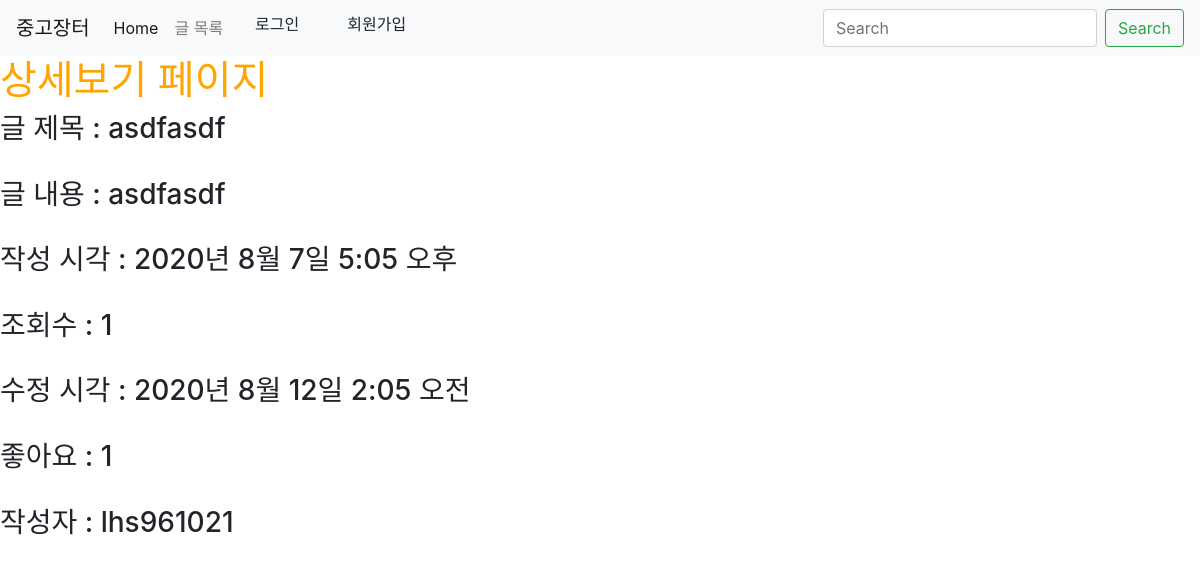
The app's page /posts/show/2 with its own data.
### posts/models.py (models this page shows)
class Post(models.Model):
    title = models.CharField(max_length=50, null=False)
    content = models.TextField()
    view_count = models.IntegerField(default=0)
    created_at = models.DateTimeField(auto_now_add = True)
    updated_at = models.DateTimeField(auto_now = True)
    image = models.ImageField(upload_to='images/', null=True)
    like = models.IntegerField(default=0)
    user = models.ForeignKey(User, on_delete = models.CASCADE, null=True)

### posts/views.py (the view)
# urls.py: path('show/<int:id>', show, name="show"),
def show(request, id):
    post = Post.objects.get(pk=id)
    post.view_count += 1
    B = post.like
    B = B + 1
    post.like = B
    post.save()
    return render(request, 'posts/show.html', {'post': post})

### posts/templates/posts/show.html (shortened to what this page needs)
{% extends 'base.html' %}
{% load static %}
{% block content %}
{% include 'shared/_navbar.html' %}
    <h1>상세보기 페이지</h1>
    <h3>글 제목 : {{ post.title }} </h3><br>
    <h3>글 내용 : {{ post.content }} </h3><br>
    <h3>작성 시각 : {{ post.created_at }} </h3><br>
    <h3>조회수 : {{ post.view_count }} </h3><br>
    <h3>수정 시각 : {{ post.updated_at }} </h3><br>
    <h3>좋아요 : {{ post.like }} </h3><br>
    {% if post.user %}
        <h3>작성자 : {{ post.user }}</h3>
    {% else %}
        <h3>작성자 : 알수없음</h3>
    {% endif %}
{% endblock %}

### dgulionhackerthon/static/css/project.css (style rules this page uses)
h1 { color : orange; }

### records on screen
Post: title "asdfasdf", content "asdfasdf", created_at "2020년 8월 7일 5:05 오후", view_count "1", updated_at "2020년 8월 12일 2:05 오전", like "1", user "lhs961021"
